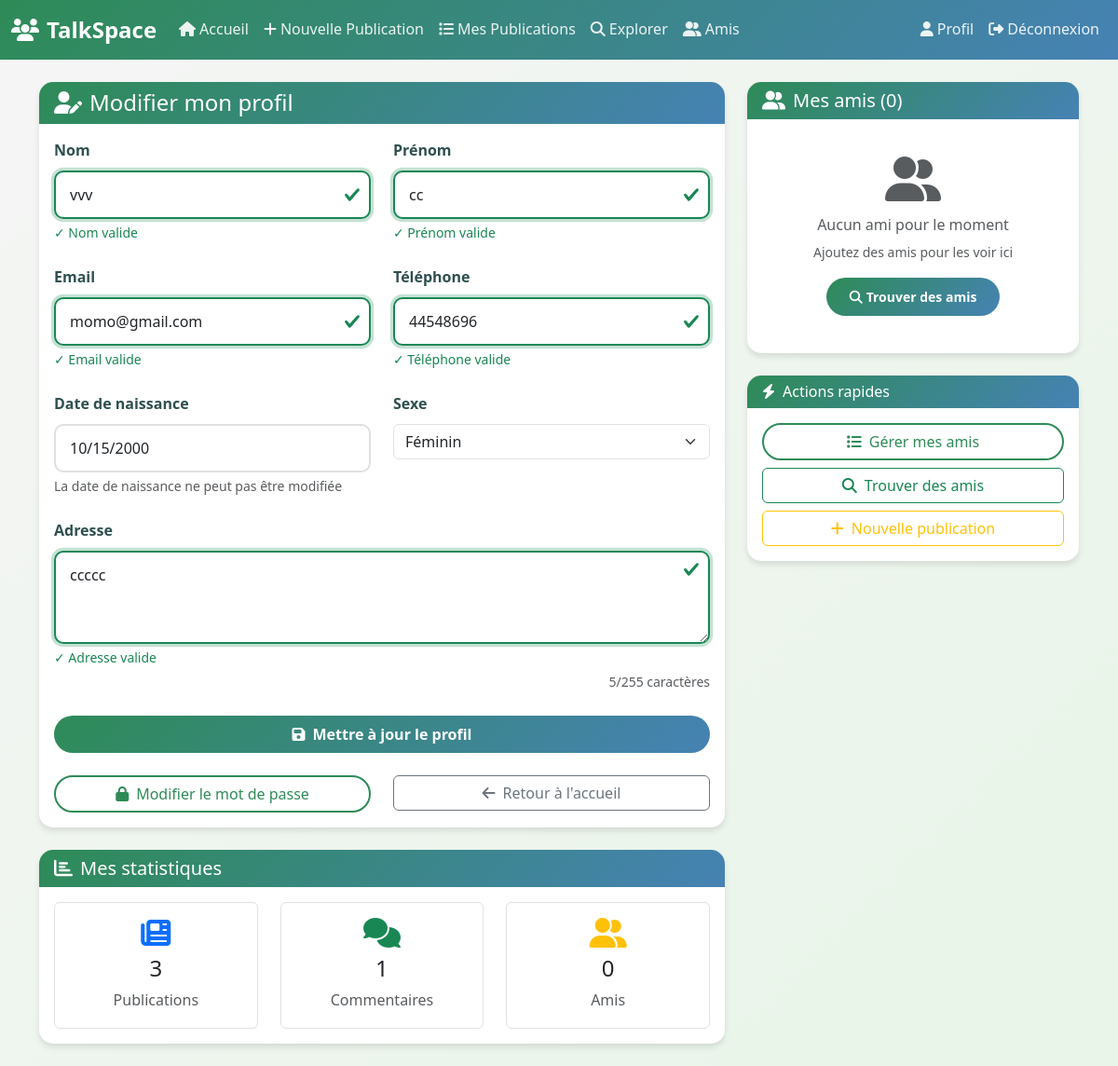
The page /cv/profil.php (signed in) on the database its author committed.
### tables this page shows
CREATE TABLE `users` (
  `id` int(11) NOT NULL,
  `nom` varchar(50) NOT NULL,
  `prenom` varchar(50) NOT NULL,
  `email` varchar(100) NOT NULL,
  `tel` varchar(20) DEFAULT NULL,
  `sexe` enum('Masculin','Feminin') NOT NULL,
  `date_naissance` date NOT NULL,
  `adresse` text DEFAULT NULL,
  `mdp` varchar(255) NOT NULL,
  `reset_token` varchar(64) DEFAULT NULL,
  `reset_expiration` datetime DEFAULT NULL,
  `date_inscription` timestamp NOT NULL DEFAULT current_timestamp()
);

### cv/profil.php (the view, shortened to what this page needs)
<?php
require_once('config.php');
$id = $_SESSION['id'];
$stmt = $bdd->prepare("SELECT nom, prenom, email, tel, sexe, date_naissance, adresse FROM users WHERE id = ?");
$stmt->execute([$id]);
$users = $stmt->fetch();
$amis_stmt = $bdd->prepare("
    SELECT u.id, u.nom, u.prenom, u.email, u.sexe
    FROM users u
    INNER JOIN demandes_amis da ON (u.id = da.sender_id OR u.id = da.receiver_id)
    WHERE (da.sender_id = ? OR da.receiver_id = ?)
    AND da.statut = 'accepter'
    AND u.id != ?
");
$amis_stmt->execute([$id, $id, $id]);
$amis = $amis_stmt->fetchAll(PDO::FETCH_ASSOC);
?>
<!DOCTYPE html>
<html lang="fr">
<head>
    <link href="https://cdn.jsdelivr.net/npm/bootstrap@5.3.3/dist/css/bootstrap.min.css" rel="stylesheet" />
    <link rel="stylesheet" href="https://cdnjs.cloudflare.com/ajax/libs/font-awesome/6.4.0/css/all.min.css" />
    <link rel="stylesheet" href="css/style.css" />
</head>
<body>
<nav class="navbar navbar-expand-lg navbar-dark sticky-top">
    <div class="container-fluid">
        <a class="navbar-brand fw-bold" href="dash1.php">
            <i class="fas fa-users me-2"></i>TalkSpace
        </a>
        <div class="collapse navbar-collapse" id="navbarNav">
            <ul class="navbar-nav me-auto">
                <li class="nav-item"><a class="nav-link" href="dash1.php"><i class="fas fa-home me-1"></i>Accueil</a></li>
                <li class="nav-item"><a class="nav-link" href="publication_form.php"><i class="fas fa-plus me-1"></i>Nouvelle Publication</a></li>
                <li class="nav-item"><a class="nav-link" href="liste_pub.php"><i class="fas fa-list me-1"></i>Mes Publications</a></li>
                <li class="nav-item"><a class="nav-link" href="explorer.php"><i class="fas fa-search me-1"></i>Explorer</a></li>
                <li class="nav-item"><a class="nav-link" href="liste_amis.php"><i class="fas fa-user-friends me-1"></i>Amis</a></li>
            </ul>
            <ul class="navbar-nav ms-auto">
                <li class="nav-item"><a class="nav-link active" href="profil.php"><i class="fas fa-user me-1"></i>Profil</a></li>
                <li class="nav-item"><a class="nav-link" href="deconnexion.php"><i class="fas fa-sign-out-alt me-1"></i>Déconnexion</a></li>
            </ul>
        </div>
    </div>
</nav>
<div class="container mt-4">
    <div class="row">
        <div class="col-12 col-lg-8">
            <div class="card slide-up">
                <div class="card-header">
                    <h4 class="mb-0"><i class="fas fa-user-edit me-2"></i>Modifier mon profil</h4>
                </div>
                <div class="card-body">
                    <form method="post" class="row g-4" id="profilForm">
                        <div class="col-md-6">
                            <label class="form-label">Nom</label>
                            <input type="text" name="nom" id="nom" class="form-control" value="<?= htmlspecialchars($users['nom']) ?>" required>
                            <div class="valid-feedback">✓ Nom valide</div>
                        </div>
                        <div class="col-md-6">
                            <label class="form-label">Prénom</label>
                            <input type="text" name="prenom" id="prenom" class="form-control" value="<?= htmlspecialchars($users['prenom']) ?>" required>
                            <div class="valid-feedback">✓ Prénom valide</div>
                        </div>
                        <div class="col-md-6">
                            <label class="form-label">Email</label>
                            <input type="email" name="email" id="email" class="form-control" value="<?= htmlspecialchars($users['email']) ?>" required>
                            <div class="valid-feedback">✓ Email valide</div>
                        </div>
                        <div class="col-md-6">
                            <label class="form-label">Téléphone</label>
                            <input type="text" name="tel" id="tel" class="form-control" value="<?= htmlspecialchars($users['tel']) ?>" required>
                            <div class="valid-feedback">✓ Téléphone valide</div>
                        </div>
                        <div class="col-md-6">
                            <label class="form-label">Date de naissance</label>
                            <input type="date" name="date_naissance" class="form-control" value="<?= htmlspecialchars($users['date_naissance']) ?>" required readonly>
                            <div class="form-text">La date de naissance ne peut pas être modifiée</div>
                        </div>
                        <div class="col-md-6">
                            <label class="form-label">Sexe</label>
                            <select name="sexe" id="sexe" class="form-select" required>
                                <option value="Feminin" <?= $users['sexe'] == 'Feminin' ? 'selected' : '' ?>>Féminin</option>
                            </select>
                        </div>
                        <div class="col-12">
                            <label class="form-label">Adresse</label>
                            <textarea name="adresse" id="adresse" class="form-control" rows="3"><?= htmlspecialchars($users['adresse']) ?></textarea>
                            <div class="valid-feedback">✓ Adresse valide</div>
                            <div class="form-text text-end">
                                <span id="adresseCount"><?= strlen($users['adresse']) ?></span>/255 caractères
                            </div>
                        </div>
                        <div class="col-12">
                            <button type="submit" class="btn btn-primary w-100 py-2" id="submitBtn">
                                <i class="fas fa-save me-2"></i>Mettre à jour le profil
                            </button>
                        </div>
                    </form>
                    <div class="row mt-4">
                        <div class="col-md-6">
                            <a href="edit_password.php" class="btn btn-outline-primary w-100">
                                <i class="fas fa-lock me-2"></i>Modifier le mot de passe
                            </a>
                        </div>
                        <div class="col-md-6">
                            <a href="dash1.php" class="btn btn-outline-secondary w-100">
                                <i class="fas fa-arrow-left me-2"></i>Retour à l'accueil
                            </a>
                        </div>
                    </div>
                </div>
            </div>
            <div class="card mt-4 fade-in">
                <div class="card-header">
                    <h5 class="mb-0"><i class="fas fa-chart-bar me-2"></i>Mes statistiques</h5>
                </div>
                <div class="card-body">
                    <div class="row text-center">
                        <div class="col-md-4">
                            <div class="border rounded p-3">
                                <i class="fas fa-newspaper fa-2x text-primary mb-2"></i>
                                <h4>
                                    <?php
                                    $pub_count = $bdd->prepare("SELECT COUNT(*) FROM publication WHERE id_users = ?");
                                    $pub_count->execute([$id]);
                                    echo $pub_count->fetchColumn();
                                    ?>
                                </h4>
                                <p class="text-muted mb-0">Publications</p>
                            </div>
                        </div>
                        <div class="col-md-4">
                            <div class="border rounded p-3">
                                <i class="fas fa-comments fa-2x text-success mb-2"></i>
                                <h4>
                                    <?php
                                    $com_count = $bdd->prepare("SELECT COUNT(*) FROM commentaires WHERE id_users = ?");
                                    $com_count->execute([$id]);
                                    echo $com_count->fetchColumn();
                                    ?>
                                </h4>
                                <p class="text-muted mb-0">Commentaires</p>
                            </div>
                        </div>
                        <div class="col-md-4">
                            <div class="border rounded p-3">
                                <i class="fas fa-user-friends fa-2x text-warning mb-2"></i>
                                <h4>
                                    <?php
                                    $amis_count = $bdd->prepare("SELECT COUNT(*) FROM demandes_amis WHERE (sender_id = ? OR receiver_id = ?) AND statut = 'accepter'");
                                    $amis_count->execute([$id, $id]);
                                    echo $amis_count->fetchColumn();
                                    ?>
                                </h4>
                                <p class="text-muted mb-0">Amis</p>
                            </div>
                        </div>
                    </div>
                </div>
            </div>
        </div>
        <div class="col-12 col-lg-4">
            <div class="card slide-up">
                <div class="card-header">
                    <h5 class="mb-0"><i class="fas fa-user-friends me-2"></i>Mes amis (<?= count($amis) ?>)</h5>
                </div>
                <div class="card-body">
                    <?php if ($amis): ?>
                        <div class="list-group list-group-flush">
                            <?php foreach ($amis as $ami): ?>
                                <div class="list-group-item d-flex align-items-center p-3 ami-card">
                                    <div class="ami-avatar me-3">
                                        <?= strtoupper(substr($ami['prenom'], 0, 1) . substr($ami['nom'], 0, 1)) ?>
                                    </div>
                                    <div class="flex-grow-1">
                                        <h6 class="mb-1"><?= htmlspecialchars($ami['prenom'] . ' ' . $ami['nom']) ?></h6>
                                        <small class="text-muted"><?= htmlspecialchars($ami['email']) ?></small>
                                        <br>
                                        <small class="text-muted">
                                            <i class="fas fa-<?= $ami['sexe'] == 'Masculin' ? 'mars' : 'venus' ?> me-1"></i>
                                            <?= htmlspecialchars($ami['sexe']) ?>
                                        </small>
                                    </div>
                                    <div class="dropdown">
                                        <button class="btn btn-sm btn-outline-secondary dropdown-toggle" type="button" data-bs-toggle="dropdown">
                                            <i class="fas fa-ellipsis-v"></i>
                                        </button>
                                        <ul class="dropdown-menu">
                                            <li>
                                                <a class="dropdown-item" href="profil_ami.php?id=<?= $ami['id'] ?>">
                                                    <i class="fas fa-eye me-2"></i>Voir le profil
                                                </a>
                                            </li>
                                            <li><hr class="dropdown-divider"></li>
                                            <li>
                                                <button class="dropdown-item text-danger"
                                                        data-bs-toggle="modal"
                                                        data-bs-target="#modalSupprimerAmi"
                                                        data-ami-id="<?= $ami['id'] ?>"
                                                        data-ami-nom="<?= htmlspecialchars($ami['prenom'] . ' ' . $ami['nom']) ?>">
                                                    <i class="fas fa-user-times me-2"></i>Supprimer
                                                </button>
                                            </li>
                                        </ul>
                                    </div>
                                </div>
                            <?php endforeach; ?>
                        </div>
                    <?php else: ?>
                        <div class="text-center py-4">
                            <i class="fas fa-user-friends fa-3x text-muted mb-3"></i>
                            <h6 class="text-muted">Aucun ami pour le moment</h6>
                            <p class="text-muted small">Ajoutez des amis pour les voir ici</p>
                            <a href="explorer.php" class="btn btn-primary btn-sm">
                                <i class="fas fa-search me-1"></i>Trouver des amis
                            </a>
                        </div>
                    <?php endif; ?>
                </div>
            </div>
            <div class="card mt-4 fade-in">
                <div class="card-header">
                    <h6 class="mb-0"><i class="fas fa-bolt me-2"></i>Actions rapides</h6>
                </div>
                <div class="card-body">
                    <div class="d-grid gap-2">
                        <a href="liste_amis.php" class="btn btn-outline-primary">
                            <i class="fas fa-list me-2"></i>Gérer mes amis
                        </a>
                        <a href="explorer.php" class="btn btn-outline-success">
                            <i class="fas fa-search me-2"></i>Trouver des amis
                        </a>
                        <a href="publication_form.php" class="btn btn-outline-warning">
                            <i class="fas fa-plus me-2"></i>Nouvelle publication
                        </a>
                    </div>
                </div>
            </div>
        </div>
    </div>
</div>
<link rel="stylesheet" href="https://cdnjs.cloudflare.com/ajax/libs/animate.css/4.1.1/animate.min.css">
</body>
</html>

### rows shown on the page
users: nom "vvv", prenom "cc", email "momo@gmail.com", tel "44548696", date_naissance "10/15/2000", sexe "Féminin", adresse "ccccc", adresse "5"

### other values the page prints
$pub_count->fetchColumn() "3"
$com_count->fetchColumn() "1"
$amis_count->fetchColumn() "0"
count($amis) "0"
